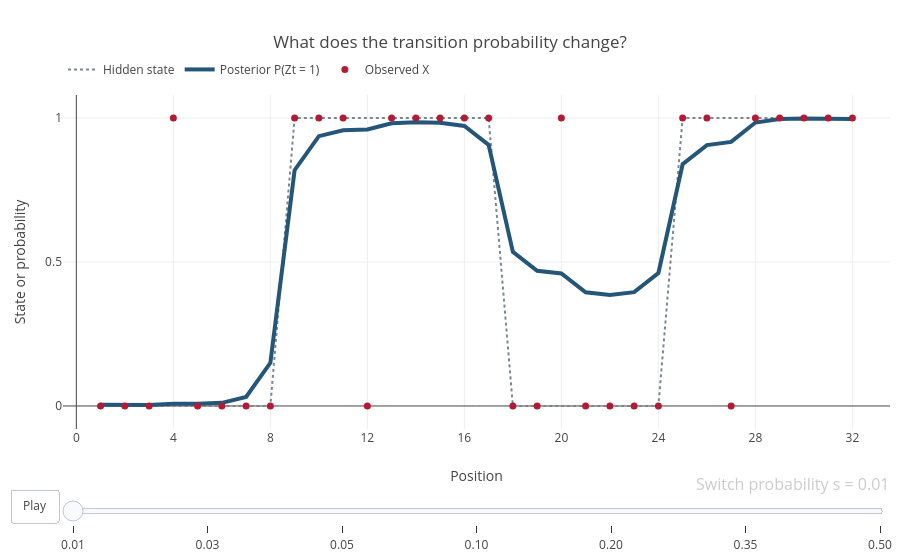

Notebook code for this chart:
### Markdown cell above
## Transition probability controls persistence

Move the slider for $s$. A small value says neighboring positions probably share a state, so the posterior smooths over isolated observations. A larger value permits more frequent state changes, so the posterior follows local observations more closely.

### Code cell
switch_grid <- c(0.01, 0.03, 0.05, 0.10, 0.20, 0.35, 0.50)
switch_frames <- do.call(rbind, lapply(switch_grid, function(s) {
  data.frame(
    position = position,
    hidden_state = hidden_state,
    observed = observed,
    posterior = forward_backward(observed, s, emission_error = 0.15),
    setting = sprintf("%.2f", s)
  )
}))
switch_frames$setting <- factor(
  switch_frames$setting, levels = sprintf("%.2f", switch_grid)
)

plot_ly(switch_frames, x = ~position, frame = ~setting) %>%
  add_lines(y = ~hidden_state, name = "Hidden state",
            line = list(color = "#7a8793", dash = "dot", width = 2)) %>%
  add_lines(y = ~posterior, name = "Posterior P(Zt = 1)",
            line = list(color = "#24567a", width = 4)) %>%
  add_markers(y = ~observed, name = "Observed X",
              marker = list(color = "#b31b34", size = 7)) %>%
  layout(
    title = "What does the transition probability change?",
    xaxis = list(title = "Position", dtick = 4),
    yaxis = list(title = "State or probability", range = c(-0.08, 1.08),
                 tickvals = c(0, 0.5, 1)),
    legend = list(orientation = "h", x = 0, y = 1.12),
    margin = list(t = 95)
  ) %>%
  animation_opts(frame = 0, transition = 0, redraw = FALSE, mode = "immediate") %>%
  animation_slider(currentvalue = list(prefix = "Switch probability s = "))

### Figure 1 — Plotly figure (JSON) as saved in the notebook; plotly's stock layout.template omitted (floating-point values rounded to 4 significant figures)
{"data": [{"error_x": {"color": "rgba(31,119,180,1)"}, "error_y": {"color": "rgba(31,119,180,1)"}, "frame": "0.01", "line": {"color": "#7a8793", "dash": "dot", "width": 2}, "marker": {"color": "rgba(31,119,180,1)", "line": {"color": "rgba(31,119,180,1)"}}, "mode": "lines", "name": "Hidden state", "type": "scatter", "visible": true, "x": [1, 2, 3, 4, 5, 6, 7, 8, 9, 10, 11, 12, 13, 14, 15, 16, 17, 18, 19, 20, 21, 22, 23, 24, 25, 26, 27, 28, 29, 30, 31, 32], "xaxis": "x", "y": [0, 0, 0, 0, 0, 0, 0, 0, 1, 1, 1, 1, 1, 1, 1, 1, 1, 0, 0, 0, 0, 0, 0, 0, 1, 1, 1, 1, 1, 1, 1, 1], "yaxis": "y"}, {"error_x": {"color": "rgba(255,127,14,1)"}, "error_y": {"color": "rgba(255,127,14,1)"}, "frame": "0.01", "line": {"color": "#24567a", "width": 4}, "marker": {"color": "rgba(255,127,14,1)", "line": {"color": "rgba(255,127,14,1)"}}, "mode": "lines", "name": "Posterior P(Zt = 1)", "type": "scatter", "visible": true, "x": [1, 2, 3, 4, 5, 6, 7, 8, 9, 10, 11, 12, 13, 14, 15, 16, 17, 18, 19, 20, 21, 22, 23, 24, 25, 26, 27, 28, 29, 30, 31, 32], "xaxis": "x", "y": [0.0045, 0.0029, 0.0034, 0.0076, 0.0073, 0.0108, 0.0316, 0.1497, 0.819, 0.937, 0.9577, 0.9604, 0.9817, 0.9852, 0.9838, 0.9723, 0.9068, 0.5349, 0.4697, 0.4603, 0.395, 0.3855, 0.3952, 0.4616, 0.8395, 0.9061, 0.9172, 0.9844, 0.9963, 0.9983, 0.9984, 0.9967], "yaxis": "y"}, {"error_x": {"color": "rgba(44,160,44,1)"}, "error_y": {"color": "rgba(44,160,44,1)"}, "frame": "0.01", "line": {"color": "rgba(44,160,44,1)"}, "marker": {"color": "#b31b34", "line": {"color": "rgba(44,160,44,1)"}, "size": 7}, "mode": "markers", "name": "Observed X", "type": "scatter", "visible": true, "x": [1, 2, 3, 4, 5, 6, 7, 8, 9, 10, 11, 12, 13, 14, 15, 16, 17, 18, 19, 20, 21, 22, 23, 24, 25, 26, 27, 28, 29, 30, 31, 32], "xaxis": "x", "y": [0, 0, 0, 1, 0, 0, 0, 0, 1, 1, 1, 0, 1, 1, 1, 1, 1, 0, 0, 1, 0, 0, 0, 0, 1, 1, 0, 1, 1, 1, 1, 1], "yaxis": "y"}], "layout": {"hovermode": "closest", "legend": {"orientation": "h", "x": 0, "y": 1.12}, "margin": {"b": 40, "l": 60, "r": 10, "t": 95}, "showlegend": true, "sliders": [{"currentvalue": {"font": {"color": "rgba(204,204,204,1)", "size": 16}, "prefix": "Switch probability s = ", "xanchor": "right"}, "pad": {"t": 40}, "steps": [{"args": ["0.01", {"frame": {"duration": 0, "redraw": false}, "mode": "immediate", "transition": {"duration": 0, "easing": "linear"}}], "label": "0.01", "method": "animate", "value": "0.01"}, {"args": ["0.03", {"frame": {"duration": 0, "redraw": false}, "mode": "immediate", "transition": {"duration": 0, "easing": "linear"}}], "label": "0.03", "method": "animate", "value": "0.03"}, {"args": ["0.05", {"frame": {"duration": 0, "redraw": false}, "mode": "immediate", "transition": {"duration": 0, "easing": "linear"}}], "label": "0.05", "method": "animate", "value": "0.05"}, {"args": ["0.10", {"frame": {"duration": 0, "redraw": false}, "mode": "immediate", "transition": {"duration": 0, "easing": "linear"}}], "label": "0.10", "method": "animate", "value": "0.10"}, {"args": ["0.20", {"frame": {"duration": 0, "redraw": false}, "mode": "immediate", "transition": {"duration": 0, "easing": "linear"}}], "label": "0.20", "method": "animate", "value": "0.20"}, {"args": ["0.35", {"frame": {"duration": 0, "redraw": false}, "mode": "immediate", "transition": {"duration": 0, "easing": "linear"}}], "label": "0.35", "method": "animate", "value": "0.35"}, {"args": ["0.50", {"frame": {"duration": 0, "redraw": false}, "mode": "immediate", "transition": {"duration": 0, "easing": "linear"}}], "label": "0.50", "method": "animate", "value": "0.50"}], "visible": true}], "title": "What does the transition probability change?", "updatemenus": [{"buttons": [{"args": [{"frame": {}, "transition": {}}, {"frame": {"duration": 0, "redraw": false}, "fromcurrent": true, "mode": "immediate", "transition": {"duration": 0, "easing": "linear"}}], "label": "Play", "method": "animate"}], "direction": "right", "pad": {"r": 5, "t": 60}, "showactive": false, "type": "buttons", "x": 0, "xanchor": "right", "y": 0, "yanchor": "top"}], "xaxis": {"automargin": true, "domain": [0, 1], "dtick": 4, "range": [-0.55, 33.55], "title": "Position"}, "yaxis": {"automargin": true, "domain": [0, 1], "range": [-0.08, 1.08], "tickvals": [0, 0.5, 1], "title": "State or probability"}}}
